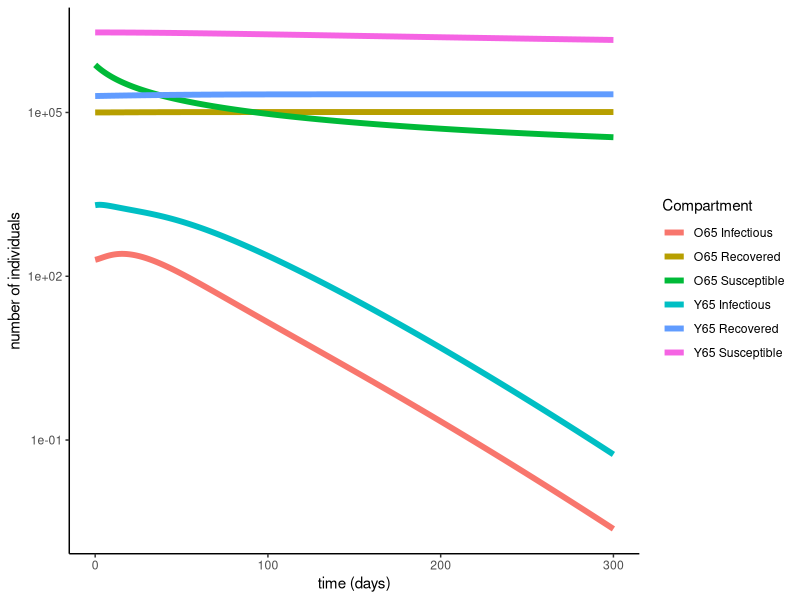
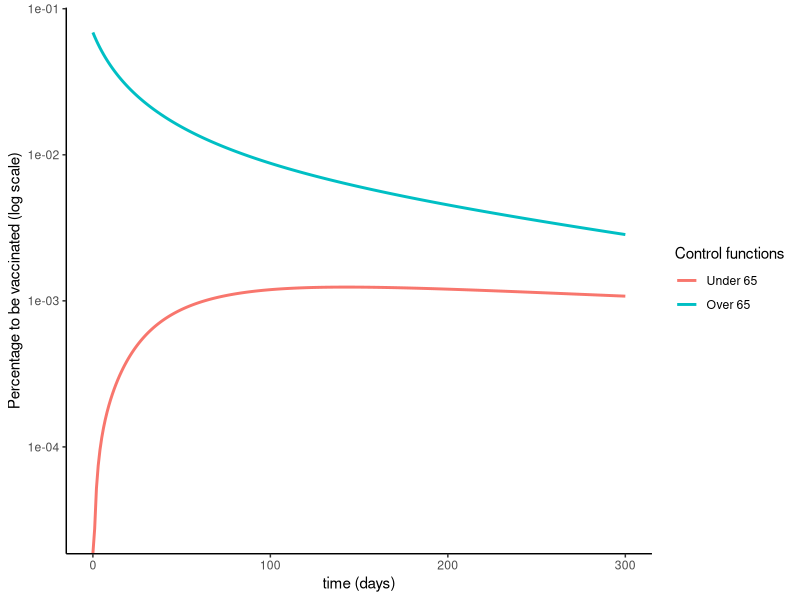
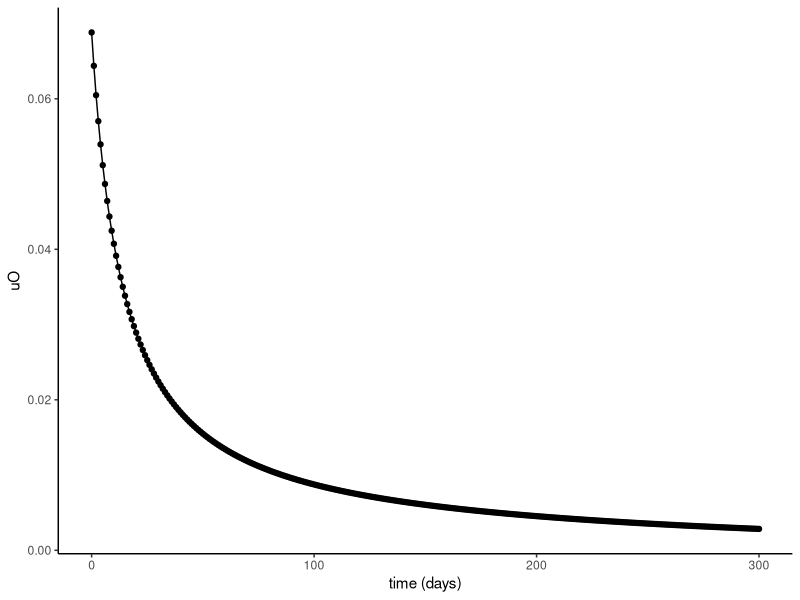
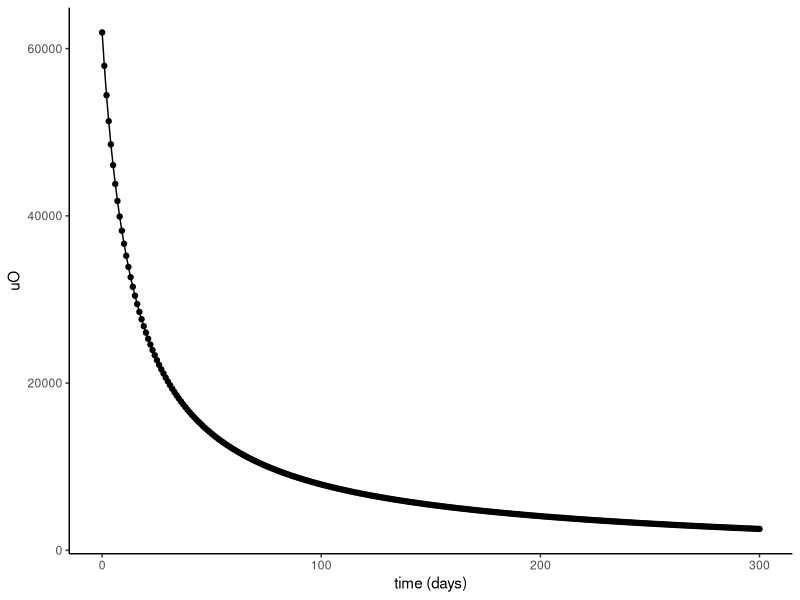
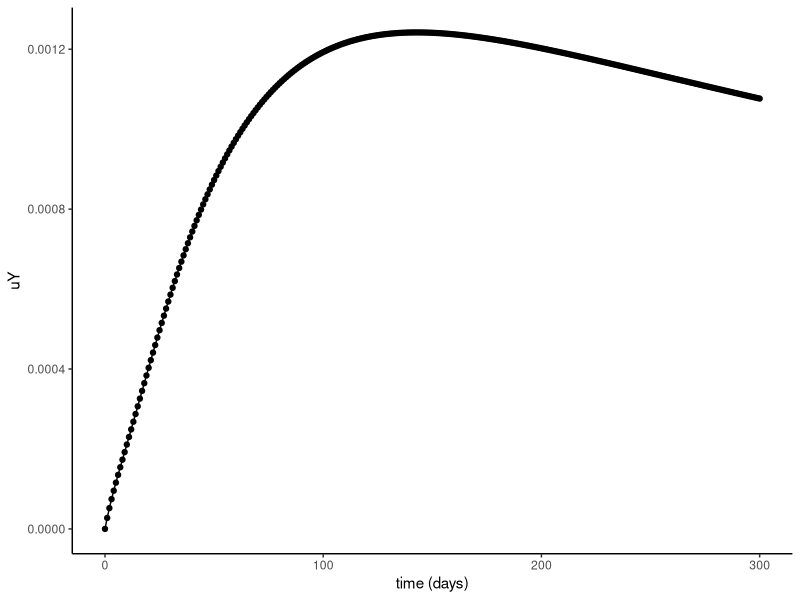
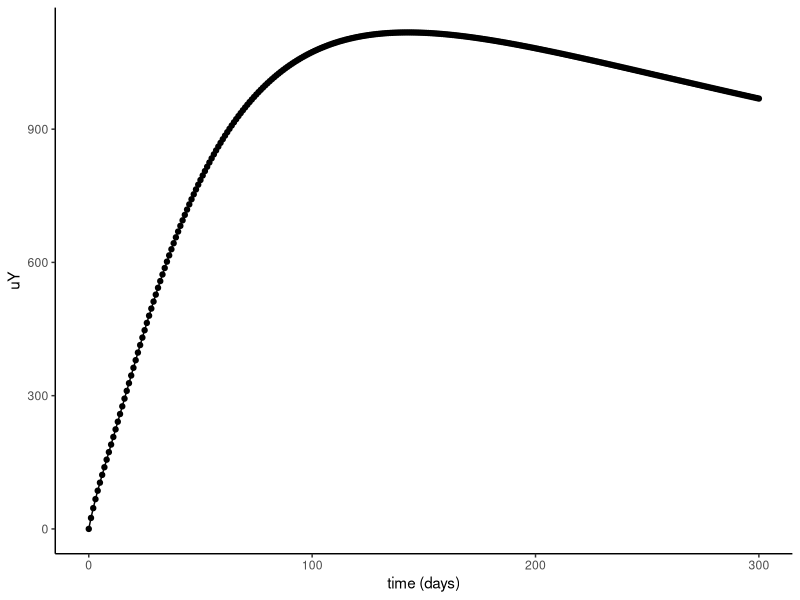
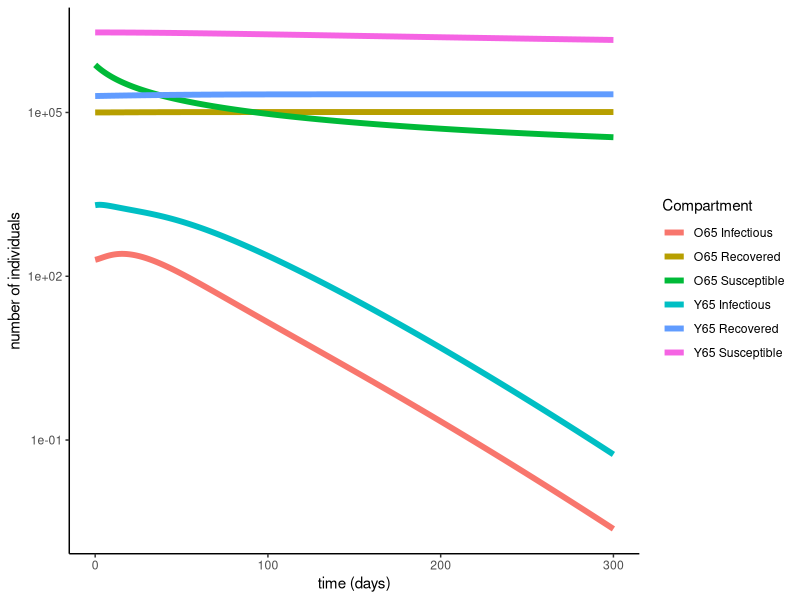
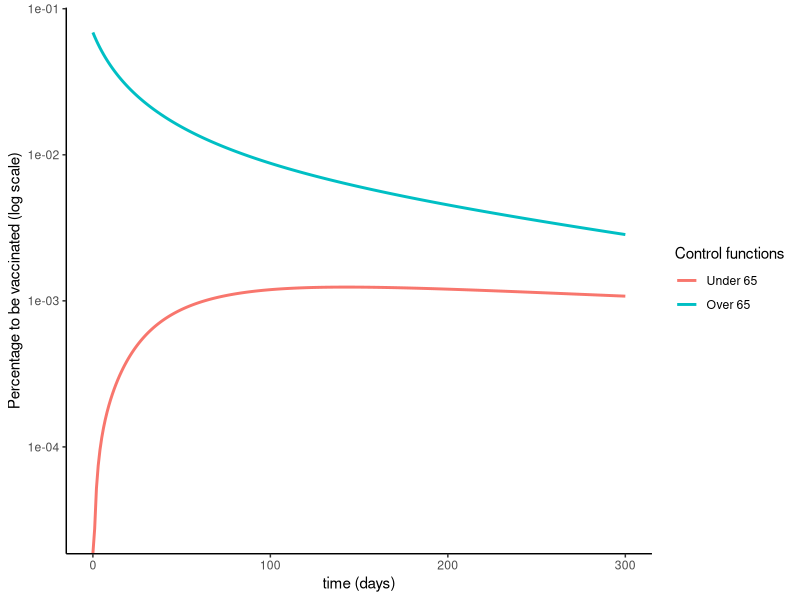

The R source for these figures, in order: (Note: this script raises an error after producing the figures.)
# We are simulating the behaviour of a situation where the optimal vaccination strategy is in place. 
# Our code determines the optimal control and applies it to get the optimal trajectory.

library(deSolve)
library(tidyverse)

#- - - - - - - - - - - - - - - - - - - - - - - - - - - - - - - - - - - - - - - - - - - - - - - - - - - - - - - - - - - - - - - -#
#- - - - - - - - - - - - - - - - - - - - Initial Values- - - - - - - - - - - - - - - - - - - - - - - - - - - - - - - - - - - - -# 
#- - - - - - - - - - - - - - - - - - - - - - - - - - - - - - - - - - - - - - - - - - - - - - - - - - - - - - - - - - - - - - - -# 

#We divide the total population in two age groups, over and under 65. 
#For brevity we call the two populations older and younger repsectively.

# Initial state values 
Y_Pop <- 4000000    #Total younger susceptible population
O_Pop <- 900000     #Total older susceptible population
young_exp <- 2000   #Number of younger exposed
old_exp <- 200      #Number of older exposed
young_inf <- 2000   #Number of younger infected
old_inf <- 200      #Number of older infected 
young_rec <- 200000 #Number of recovered younger people 
old_rec <- 100000   #Number of recovered older people 

# Initial parameter values
young_nv <- 0.23      #Percentage of younger people unwilling to get vaccinated
old_nv <- 0.07        #Percentage of older people unwilling to get vaccinated
mean_h.t_inf <- 7.4   #Mean holding time in the infectious state
mean_h.t_exp <- 6.6   #Mean holding time in the exposed state
R0_oo <- 1.2          #Mean number of older people an older person can infect before recovering
R0_oy <- 0.9          #Mean number of younger people an older person can infect before recovering
R0_yo <- 0.9          #Mean number of older people an younger person can infect before recovering
R0_yy <- 1.2          #Mean number of younger people an younger person can infect before recovering
mean_h.t_vacc <- 14   #Mean holding time before the vaccine becomes effective
effectiveness <- 0.9  #Vaccine effectiveness

time_horizon <- 300 #Number of days for simulation

d <- 0.0005     #Threshold for convergence to optimal trajectory
error_term <- 1 #Random initialisation to enter the while loop

upp.control <- 0.3 #Upper bound for control

#- - - - - - - - - - - - - - - - - - - - - - - - - - - - - - - - - - - - - - - - - - - - - - - - - - - - - - - - - - - - - - - -#
#- - - - - - - - - - - - - - - - - - Creating state and parameter vectors- - - - - - - - - - - - - - - - - - - - - - - - - - - -# 
#- - - - - - - - - - - - - - - - - - - - - - - - - - - - - - - - - - - - - - - - - - - - - - - - - - - - - - - - - - - - - - - -# 

State <- c(OS = (1-old_nv)*(O_Pop-(old_exp+old_inf+old_rec)),             #Initial number of susceptinble people in the older age group
           OV =0, ON =0,                                                  #Initial values for states associated with vaccination in the older age group set to 0
           OU =old_nv*(O_Pop-(old_exp+old_inf+old_rec)),                  #Initial number of people refusing the vaccine in the older age group               
           OE =old_exp, OI =old_inf, OR =old_rec,                         #Initial values for exposed, infectious and recovered states in the older age group
           OP =0,                                                         #Initial value for protected people from the vaccine set to 0 in the older age group
           YS = (1-young_nv)*(Y_Pop-(young_exp+young_inf+young_rec)),     #Initial number of susceptinble people in the younger age group
           YV =0, YN =0,                                                  #Initial values for states associated with vaccination in the younger age group set to 0
           YU =young_nv*(Y_Pop-(young_exp+young_inf+young_rec)),          #Initial number of people refusing the vaccine in the younger age group
           YE =young_exp, YI =young_inf, YR =young_rec,                   #Initial values for exposed, infectious and recovered states in the younger age group
           YP =0,                                                         #Initial value for protected people from the vaccine set to 0 in the younger age group
           LOS = 0, LOV = 0, LON = 0, LOU = 0, LOE = 0, LOI = 0,          #All adjoint states are intialised to 0 and will be solved backwards in time
           LYS = 0, LYV = 0, LYN = 0, LYU = 0, LYE = 0, LYI = 0) 
           
           
Parameters <- c(betaoo = R0_oo/(mean_h.t_exp+mean_h.t_inf+mean_h.t_vacc), #Rate at which an older person becomes infected by a older person       
                betayo = R0_yo/(mean_h.t_exp+mean_h.t_inf+mean_h.t_vacc), #Rate at which an older person becomes infected by a younger person 
                betaoy = R0_oy/(mean_h.t_exp+mean_h.t_inf+mean_h.t_vacc), #Rate at which an younger person becomes infected by a older person 
                betayy = R0_yy/(mean_h.t_exp+mean_h.t_inf+mean_h.t_vacc), #Rate at which an younger person becomes infected by a younger person 
                gammaV = 1/mean_h.t_vacc,                                 #Rate at which vaccine becomes effective
                alphaV = effectiveness,                                   #Vaccine effectiveness
                gammaE = 1/mean_h.t_exp,                                  #Rate at which an exposed person becomes infectious
                gammaI = 1/mean_h.t_inf,                                  #Rate at which an infectious person recovers
                WO = 10^11, WY = 10^11)                                   #Age specific weight constants 


#- - - - - - - - - - - - - - - - - - - - - - - - - - - - - - - - - - - - - - - - - - - - - - - - - - - - - - - - - - - - - - - -#
#- - - - - - - - - - - - - - - - - - Time sequence and intial control- - - - - - - - - - - - - - - - - - - - - - - - - - - - - -# 
#- - - - - - - - - - - - - - - - - - - - - - - - - - - - - - - - - - - - - - - - - - - - - - - - - - - - - - - - - - - - - - - -# 

# The time sequence for the state and adjoint systems. These will be used in the ODE solver. 
times_state <- seq(from=0,to=time_horizon,by=1)
times_adjoint <- seq(from=time_horizon,to=0,by=-1) #This is defined backwards because the adjoint equations are solved backwards in time

# Initialisation of control function to all zeros. This function will be updated until convergence.

# We use the R function approxfun to turn the sequence of zeros to a function of time so that we can use it in the ODE solver
signal_uO = as.data.frame(list(times = times_state, import = rep(0,length(times_state))))
signal_uY = signal_uO
uY = approxfun(signal_uY, rule = 2)
uO = approxfun(signal_uO, rule = 2)

#- - - - - - - - - - - - - - - - - - - - - - - - - - - - - - - - - - - - - - - - - - - - - - - - - - - - - - - - - - - - - - - -#
#- - - - - - - - - - - - - - - - - - -Define the state ODEs- - - - - - - - - - - - - - - - - - - - - - - - - - - - - - - - - - -# 
#- - - - - - - - - - - - - - - - - - - - - - - - - - - - - - - - - - - - - - - - - - - - - - - - - - - - - - - - - - - - - - - -#

state_system <- function(t, state, parms){
  #Extract state variables
  OS = state[1]
  OV = state[2]
  ON = state[3]
  OU = state[4] 
  OE = state[5] 
  OI = state[6] 
  OR = state[7] 
  OP = state[8]
  YS = state[9] 
  YV = state[10] 
  YN = state[11] 
  YU = state[12] 
  YE = state[13] 
  YI = state[14] 
  YR = state[15] 
  YP = state[16]
  LOS = state [17]
  LOV = state[18]
  LON = state[19]
  LOU = state[20]
  LOE = state[21]
  LOI = state[22]
  LYS = state[23]
  LYV = state[24]
  LYN = state[25]
  LYU = state[26]
  LYE = state[27]
  LYI = state[28]
  
  #Extract parameter values
  betaoo = parms[1]
  betayo = parms[2]
  betaoy = parms[3]
  betayy = parms[4]
  gammaV = parms[5]
  alphaV = parms[6]
  gammaE = parms[7]
  gammaI = parms[8]
  WO = parms[9]
  WY = parms[10]
  
  # Total number of individuals in each age group
  OT <- OS + OV + ON + OU + OE + OI + OR + OP
  YT <- YS + YV + YN+ YU + YE + YI + YR + YP
  
  #Read in the control function 
  uOt <- uO(t)
  uYt <- uY(t)
  
  #State equations
  dOS <- - (betaoo*(OE+OI)/OT + betayo*(YE+YI)/YT)*OS-uOt*OS
  dOV <- uOt*OS - (betaoo*(OE+OI)/OT + betayo*(YE+YI)/YT)*OV - (1-alphaV)*gammaV*OV - alphaV*gammaV*OV
  dON <- (1-alphaV)*gammaV*OV - (betaoo*(OE+OI)/OT + betayo*(YE+YI)/YT)*ON
  dOU <- -(betaoo*(OE+OI)/OT + betayo*(YE+YI)/YT)*OU
  dOE <- (betaoo*(OE+OI)/OT + betayo*(YE+YI)/YT)*(OS + OV + ON + OU) - gammaE*OE
  dOI <- gammaE*OE - gammaI*OI
  dOR <- gammaI*OI
  dOP <- gammaV*alphaV*OV
  dYS <- - (betaoy*(OE+OI)/OT + betayy*(YE+YI)/YT)*YS-uYt*YS
  dYV <- uYt*YS - (betaoy*(OE+OI)/OT + betayy*(YE+YI)/YT)*YV - (1-alphaV)*gammaV*YV - alphaV*gammaV*YV
  dYN <- (1-alphaV)*gammaV*YV - (betaoy*(OE+OI)/OT + betayy*(YE+YI)/YT)*YN
  dYU <- -(betaoy*(OE+OI)/OT + betayy*(YE+YI)/YT)*YU
  dYE <- (betaoy*(OE+OI)/OT + betayy*(YE+YI)/YT)*(YS + YV + YN + YU) - gammaE*YE
  dYI <- gammaE*YE - gammaI*YI
  dYR <- gammaI*YI
  dYP <- gammaV*alphaV*YV
  dLOS <- 0
  dLYS <- 0
  dLOV <- 0
  dLYV <- 0
  dLON <- 0
  dLYN <- 0
  dLOU <- 0
  dLYU <- 0
  dLOE <- 0
  dLYE <- 0
  dLOI <- 0
  dLYI <- 0
  
  dxdt <- c(dOS, dOV, dON, dOU, dOE, dOI, dOR, dOP, dYS, dYV, dYN, dYU, dYE, dYI, dYR, dYP,
            dLOS, dLOV, dLON, dLOU, dLOE, dLOI, dLYS, dLYV, dLYN, dLYU, dLYE, dLYI )
  list(dxdt)
}

#- - - - - - - - - - - - - - - - - - - - - - - - - - - - - - - - - - - - - - - - - - - - - - - - - - - - - - - - - - - - - - - -#
#- - - - - - - - - - - - - - - - - - -Solve the state ODEs forwards in time- - - - - - - - - - - - - - - - - - - - - - - - - - -# 
#- - - - - - - - - - - - - - - - - - - - - - - - - - - - - - - - - - - - - - - - - - - - - - - - - - - - - - - - - - - - - - - -# 

ode(
  func=state_system,
  y=State,
  times=times_state,
  parms=Parameters
) %>%
  as.data.frame() -> out_state

#- - - - - - - - - - - - - - - - - - - - - - - - - - - - - - - - - - - - - - - - - - - - - - - - - - - - - - - - - - - - - - - -#
#- - - - - - - - - - - - - - - - - - -Define the adjoint ODEs- - - - - - - - - - - - - - - - - - - - - - - - - - - - - - - - - -# 
#- - - - - - - - - - - - - - - - - - - - - - - - - - - - - - - - - - - - - - - - - - - - - - - - - - - - - - - - - - - - - - - -# 

adjoint_system <- function(t, state, parms){
  #Extract state variables
  OS = state[1]
  OV = state[2]
  ON = state[3]
  OU = state[4] 
  OE = state[5] 
  OI = state[6] 
  OR = state[7] 
  OP = state[8]
  YS = state[9] 
  YV = state[10] 
  YN = state[11] 
  YU = state[12] 
  YE = state[13] 
  YI = state[14] 
  YR = state[15] 
  YP = state[16]
  LOS = state [17]
  LOV = state[18]
  LON = state[19]
  LOU = state[20]
  LOE = state[21]
  LOI = state[22]
  LYS = state[23]
  LYV = state[24]
  LYN = state[25]
  LYU = state[26]
  LYE = state[27]
  LYI = state[28]
  
  #Extract parameter values
  betaoo = parms[1]
  betayo = parms[2]
  betaoy = parms[3]
  betayy = parms[4]
  gammaV = parms[5]
  alphaV = parms[6]
  gammaE = parms[7]
  gammaI = parms[8]
  WO = parms[9]
  WY = parms[10]
  
  # Total number of individuals in each age group
  OT <- OS + OV + ON + OU + OE + OI + OR + OP
  YT <- YS + YV + YN+ YU + YE + YI + YR + YP
  
  #Read in the control function 
  uOt <- uO(t)
  uYt <- uY(t)
  
  #Adjoint equations
  dOS <- 0
  dOV <- 0
  dON <- 0
  dOU <- 0
  dOE <- 0
  dOI <- 0
  dOR <- 0
  dOP <- 0
  dYS <- 0
  dYV <- 0
  dYN <- 0
  dYU <- 0
  dYE <- 0
  dYI <- 0
  dYR <- 0
  dYP <- 0
  dLOS <- (betaoo*(OE+OI)/OT + betayo*(YE+YI)/YT + uOt)*LOS - uOt*LOV - (betaoo*(OE+OI)/OT + betayo*(YE+YI)/YT)*LOE 
  dLYS <- (betaoy*(OE+OI)/OT + betayy*(YE+YI)/YT + uYt)*LYS - uYt*LYV - (betaoy*(OE+OI)/OT + betayy*(YE+YI)/YT)*LYE 
  dLOV <- (betaoo*(OE+OI)/OT + betayo*(YE+YI)/YT + gammaV)*LOV - (1-alphaV)*gammaV*LON - (betaoo*(OE+OI)/OT + betayo*(YE+YI)/YT)*LOE
  dLYV <- (betaoy*(OE+OI)/OT + betayy*(YE+YI)/YT + gammaV)*LYV - (1-alphaV)*gammaV*LYN - (betaoy*(OE+OI)/OT + betayy*(YE+YI)/YT)*LYE
  dLON <- (betaoo*(OE+OI)/OT + betayo*(YE+YI)/YT)*(LON-LOE)
  dLYN <- (betaoy*(OE+OI)/OT + betayy*(YE+YI)/YT)*(LYN-LYE)
  dLOU <- (betaoo*(OE+OI)/OT + betayo*(YE+YI)/YT)*(LOU-LOE)
  dLYU <- (betaoy*(OE+OI)/OT + betayy*(YE+YI)/YT)*(LYU-LYE)
  dLOE <- betaoo*OS/OT*(LOS-LOE) + betaoo*OV/OT*(LOV-LOE) + betaoo*ON/OT*(LON-LOE) + betaoo*OU/OT*(LOU-LOE) + 
    betaoy*YS/OT*(LYS-LYE) + betaoy*YV/OT*(LYV-LYE) + betaoy*YN/OT*(LYN-LYE) + betaoy*YU/OT*(LYU-LYE) + gammaE*LOE - gammaE*LOI
  dLYE <- betayo*OS/YT*(LOS-LOE) + betayo*OV/YT*(LOV-LOE) + betayo*ON/YT*(LON-LOE) + betayo*OU/YT*(LOU-LOE) + 
    betayy*YS/YT*(LYS-LYE) + betayy*YV/YT*(LYV-LYE) + betayy*YN/YT*(LYN-LYE) + betayy*YU/YT*(LYU-LYE) + gammaE*LYE - gammaE*LYI
  dLOI <- betaoo*OS/OT*(LOS-LOE) + betaoo*OV/OT*(LOV-LOE) + betaoo*ON/OT*(LON-LOE) + betaoo*OU/OT*(LOU-LOE) + 
    betaoy*YS/OT*(LYS-LYE) + betaoy*YV/OT*(LYV-LYE) + betaoy*YN/OT*(LYN-LYE) + betaoy*YU/OT*(LYU-LYE) + gammaI*LOI -1
  dLYI <- betayo*OS/YT*(LOS-LOE) + betayo*OV/YT*(LOV-LOE) + betayo*ON/YT*(LON-LOE) + betayo*OU/YT*(LOU-LOE) + 
    betayy*YS/YT*(LYS-LYE) + betayy*YV/YT*(LYV-LYE) + betayy*YN/YT*(LYN-LYE) + betayy*YU/YT*(LYU-LYE) + gammaI*LYI - 1
  
  dxdt <- c(dOS, dOV, dON, dOU, dOE, dOI, dOR, dOP, dYS, dYV, dYN, dYU, dYE, dYI, dYR, dYP,
            dLOS, dLOV, dLON, dLOU, dLOE, dLOI, dLYS, dLYV, dLYN, dLYU, dLYE, dLYI )
  list(dxdt)
}

#- - - - - - - - - - - - - - - - - - - - - - - - - - - - - - - - - - - - - - - - - - - - - - - - - - - - - - - - - - - - - - - -#
#- - - - - - - - - - - - - - - - - - -Solve the adjoint ODEs backwards in time - - - - - - - - - - - - - - - - - - - - - - - - -# 
#- - - - - - - - - - - - - - - - - - - - - - - - - - - - - - - - - - - - - - - - - - - - - - - - - - - - - - - - - - - - - - - -# 

ode(
  func=adjoint_system,
  y=as.numeric(out_state[length(out_state),-1]), #The input is the output from the state ODEs
  times=times_adjoint,
  parms=Parameters
) %>%
  as.data.frame() -> out_adjoint


#- - - - - - - - - - - - - - - - - - - - - - - - - - - - - - - - - - - - - - - - - - - - - - - - - - - - - - - - - - - - - - - -#
#- - - - - - - - - - - - - - - - - - -Repeat process until convergence - - - - - - - - - - - - - - - - - - - - - - - - - - - - -# 
#- - - - - - - - - - - - - - - - - - - - - - - - - - - - - - - - - - - - - - - - - - - - - - - - - - - - - - - - - - - - - - - -# 

# We solve the system of ODEs for the state and adjoint systems, updating the control every time, until convergence
# Convergence is checked by a randomly initialised error term that we want to be under a predetermined threshold 

while (error_term > d) {
  
  # Control update obtain by solving the optimal control problem
  new_uO <- out_state[,"OS"]/Parameters["WO"]*(out_adjoint[,17]- out_adjoint[,18])
  new_uY <- out_state[,"YS"]/Parameters["WY"]*(out_adjoint[,23]- out_adjoint[,24])
 
  # Making sure the control functions are under the upper bound 
  if(any(new_uO>upp.control)){ 
    new_uO <- rep(upp.control,length(times_state))
  }else if(any(new_uO<0)){
    new_uO <- 0
  }
  
  if(any(new_uY>upp.control)){ 
    new_uY <- rep(upp.control,length(times_state))
  }else if(any(new_uY<0)){
    new_uY <- 0
  }
  
  # Turning the updated controls into functions to be called in the ODE solver
  signal_uO = as.data.frame(list(times = times_state, import = new_uO))
  signal_uY = as.data.frame(list(times = times_state, import = new_uY))
  uY = approxfun(signal_uY, rule = 2)
  uO = approxfun(signal_uO, rule = 2)
  
  # Saving the previous output of the solver to use for the error term
  state_previous <- as.matrix(out_state[,-1]) 
  dimnames(state_previous)<- NULL 
  
  # Solving the state and adjoint equations with the updated control
  ode(
    func=state_system,
    y=State,
    times=times_state,
    parms=Parameters
  ) %>%
    as.data.frame() -> out_state
  
  ode(
    func=adjoint_system,
    y=as.numeric(out_state[length(out_state),-1]),
    times=times_adjoint,
    parms=Parameters
  ) %>%
    as.data.frame() -> out_adjoint
  
  state_current <- as.matrix(out_state[,-1]) # Needed for the error term
  dimnames(state_current)<- NULL
  
  # Error term used for the while loop
  error_term <- norm(state_previous-state_current,type = "1")/norm(state_previous,type = "1")
}  


# Getting the total percentage of the population that got infected in each age group and in total
av_or<- out_state[,c("OR")] # All the older people that recovered (they are all that have been infected)
last(av_or)/O_Pop # Obtain percentage
av_yr<- out_state[,c("YR")] # All the younger people that recovered (they are all that have been infected)
last(av_yr)/Y_Pop # Obtain percentage

(last(av_or)+last(av_yr))/(O_Pop+Y_Pop) # Total percentage of the population that got infected

# Getting the percentages of the populations that were succesfully protected from the vaccine.
av_op<- out_state[,c("OP")] # All the older people that are protected
last(av_op)/O_Pop # Obtain percentage
av_yp<- out_state[,c("YP")] # All the younger people that are protected
last(av_yp)/Y_Pop # Obtain percentage

(last(av_op)+last(av_yp))/(O_Pop+Y_Pop)  #Total percentage of the population that got succesfully vaccinated

#- - - - - - - - - - - - - - - - - - - - - - - - - - - - - - - - - - - - - - - - - - - - - - - - - - - - - - - - - - - - - - - -#
#- - - - - - - - - - - - - - - - - - Plotting the optimal trajectories - - - - - - - - - - - - - - - - - - - - - - - - - - - - -# 
#- - - - - - - - - - - - - - - - - - - - - - - - - - - - - - - - - - - - - - - - - - - - - - - - - - - - - - - - - - - - - - - -# 

# Extracting the states we want to plot 
state_to_plot_vaccine<- as.data.frame(out_state[,c("time","OS","YS","OI","YI","OR","YR")])
colnames(state_to_plot_vaccine)<- c("time","O65 Susceptible","Y65 Susceptible","O65 Infectious",
                            "Y65 Infectious","O65 Recovered","Y65 Recovered")  

# Plotting the optimal trajectories of the states after the optimal vaccination strategy is applied 
state_to_plot_vaccine %>%
  gather(variable,value,-time) %>%
  ggplot(aes(x=time,y=value,color=variable))+
  geom_line(size=2)+
  theme_classic()+
  scale_y_log10()+ # This is to be commented out in the case of high transmission rates.
  scale_colour_hue(name="Compartment")+
  labs(x='time (days)',y='number of individuals')
ggsave("With vaccine all states.pdf")

# Extracting the optimal controls to plot. They are in the form of percentages
uO<-signal_uO[,"import"]
uY<-signal_uY

# Plot both optimal controls together in logscale
cbind(uY,uO)%>%
  gather(variable,value,-times) %>%
  ggplot(aes(x=times,y=value,color=variable))+
  geom_line(size=1)+
  theme_classic()+
  scale_y_log10()+ 
  labs(x='time (days)',y='Percentage to be vaccinated (log scale)')+
  scale_colour_hue(name="Control functions",
                   labels=c("Under 65", "Over 65"))
ggsave("restrictions, inputs, log scale.pdf")

# Plotting the percentages of older people to get vaccinated at each time point
signal_uO %>%
  ggplot( aes(x=times, y=import)) +
  geom_line() +
  geom_point()+
  theme_classic()+
  labs(x='time (days)',y='uO')
ggsave("restrictions uO.pdf")

# If we want to plot the numbers of older people to vaccinate as opposed to the percentages we use the following
new<-data.frame(signal_uO$times,signal_uO$import*O_Pop)
colnames(new)<-c("times","import")
new %>%
  ggplot( aes(x=times, y=import)) +
  geom_line() +
  geom_point()+
  theme_classic()+
  labs(x='time (days)',y='uO')

# Plotting the percentages of younger people to get vaccinated at each time point
signal_uY %>%
  ggplot( aes(x=times, y=import)) +
  geom_line() +
  geom_point() +
  theme_classic()+
  labs(x='time (days)',y='uY')
ggsave("restrictions uY.pdf")

# Plotting the number of younger people to vaccinate as opposed to percentage
newY<-data.frame(signal_uY$times,signal_uY$import*O_Pop)
colnames(newY)<-c("times","import")
newY %>%
  ggplot( aes(x=times, y=import)) +
  geom_line() +
  geom_point()+
  theme_classic()+
  labs(x='time (days)',y='uY')

# Extracting states to use in comparison plots with the baseline situation without vaccine
v_osu<- new_out_state[,"O65 Susceptible"]
v_ysu<- new_out_state[,"Y65 Susceptible"]
v_oi<- new_out_state[,"O65 Infectious"]
v_yi<- new_out_state[,"Y65 Infectious"]
v_or<- new_out_state[,"O65 Recovered"]
v_yr<- new_out_state[,"Y65 Recovered"]

# The following comparison plots can only be run after running the baseline situation code first

# Comparison plot of the over 65 infectious with and without vaccine
cbind(nv_oi,v_oi)%>%
  gather(variable,value,-time) %>%
  ggplot(aes(x=time,y=value,color=variable))+
  geom_line(size=2)+
  theme_classic()+
  theme(legend.position="none")+
  scale_y_log10()+
  scale_colour_hue(name="Infectious individuals",
                   labels=c("Without vaccine", "With vaccine"),direction = 1)+
  labs(x='time (days)',y='number of individuals ')
ggsave("restrictions, infected, over 65.pdf")

# Comparison plot of the under 65 infectious with and without vaccine
cbind(nv_yi,v_yi)%>%
  gather(variable,value,-time) %>%
  ggplot(aes(x=time,y=value,color=variable))+
  geom_line(size=2)+
  theme_classic()+
  scale_y_log10()+
  scale_colour_hue(name="Infectious individuals",
                   labels=c("With vaccine", "Without vaccine"),direction = -1)+
  labs(x='time (days)',y='number of individuals ')
ggsave("restrictions, infected, under 65.pdf")

# We can produce more comparison plots in a similar way. 
